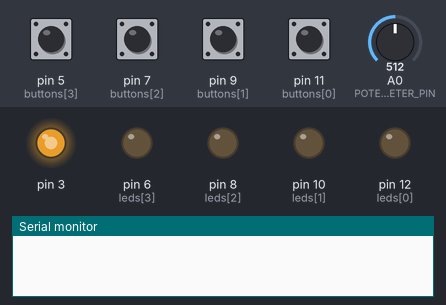
A sketch run on a simulated Arduino Uno, built with avr-gcc and run on an emulated ATmega328P. Parts: output pins drawn as LEDs (lit = HIGH), the last lines printed to the serial monitor. The test bench sets the inputs (shaded band); at power-on: pin 5 (buttons[3]), pin 7 (buttons[2]), pin 9 (buttons[1]), pin 11 (buttons[0]) LOW, A0 (POTENTIOMETER_PIN) = 512. Random numbers use the default seed unless the sketch sets one.

Above: at 1.26 s.
1.3 s: pin 11 (buttons[0]) pulled HIGH for 0.15 s
At 2.7 s:
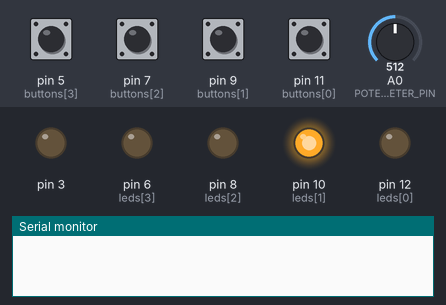
4.4 s: pin 5 (buttons[3]) pulled HIGH for 0.15 s
At 4.7 s:
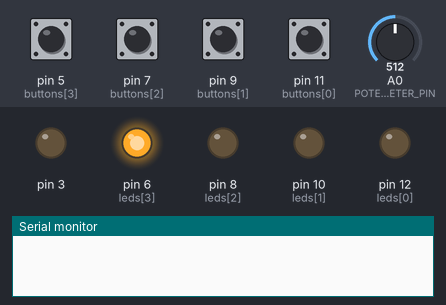
7.5 s: pin 9 (buttons[1]) pulled HIGH for 0.15 s
At 8.2 s:
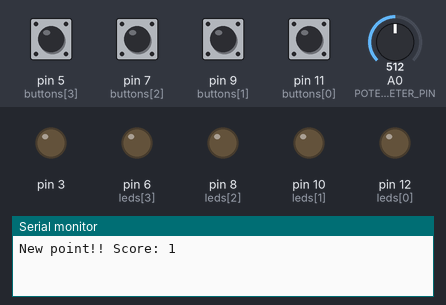
9.3 s: pin 5 (buttons[3]) pulsed HIGH 5 times (0.12 s each, 0.3 s apart)
Timing chart, 0 to 23.3 s (numbered marks = the images above; inputs shaded):
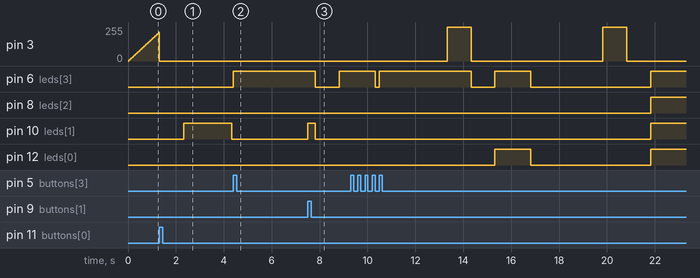

The sketch:

task1.ino
```cpp
#define LEDS 4
#define MAX_PENALTIES 3
#define POTENTIOMETER_PIN A0
#define DIFFICULTIES 4

#include <avr/sleep.h>
#include <stdbool.h>
#include <EnableInterrupt.h>
#include "User.h"
#include "FadingLed.h"

enum State { OFF,
             SHOWING_PATTERN,
             WAITING_USER_INPUT,
             GAME_OVER,
             SLEEP };

long prevts;
long ts;
bool penality;
int led_states[LEDS];
int user_input[LEDS];
int leds[LEDS] = { 12, 10, 8, 6 };
int buttons[LEDS] = { 11, 9, 7, 5 };
int decreasing_factors[DIFFICULTIES] = { 250, 500, 750, 1000 };
int pattern_time;
int user_input_time;
int decreasing_factor;

/*requires as parameters, in the following order
  - the pin in which the led is plugged
  - the step of brightness
  - how much delay between each step
*/
FadingLed debug_led(3, 5, 30);
State currentState;
User user;

void setup() {
  Serial.begin(9600);
  setup_hw();
  setup_current_state();
  randomSeed(analogRead(A0));
  decreasing_factor = decreasing_factors[getDifficulty()];
  pattern_time = 2000;
  user_input_time = 3500;
  penality = false;
  prevts = 0;
}

int getDifficulty() {
  return map(analogRead(POTENTIOMETER_PIN), 0, 1023, 0, 3);
}

void setup_hw() {
  //configuring game leds and buttons
  for (int i = 0; i < LEDS; i++) {
    //leds
    led_states[i] = 0;
    pinMode(leds[i], OUTPUT);
    //buttons
    user_input[i] = 0;
    pinMode(buttons[i], INPUT);
  }
  enableInterrupt(buttons[0], interrupt0Check, RISING);
  enableInterrupt(buttons[1], interrupt1Check, RISING);
  enableInterrupt(buttons[2], interrupt2Check, RISING);
  enableInterrupt(buttons[3], interrupt3Check, RISING);
}

void interrupt0Check() {
  interruptCheck(0);
}

void interrupt1Check() {
  interruptCheck(1);
}

void interrupt2Check() {
  interruptCheck(2);
}

void interrupt3Check() {
  interruptCheck(3);
}

void setup_current_state() {
  changeState(OFF);
}

void sleep_setup() {
  changeState(SLEEP);
  set_sleep_mode(SLEEP_MODE_PWR_DOWN);
  sleep_enable();
  sleep_mode();
}

void check_time() {
  ts = micros();
  if (ts - prevts > 10000000) {
    prevts = ts;
    debug_led.powerOff();
    sleep_setup();
  }
}

void handle_off_state() {
  check_time();
  debug_led.fading();
}

void blinking() {
  for (int i = 0; i < LEDS; i++) {
    led_states[i] = random(0, 2);
    analogWrite(leds[i], 0);
  }
  delay(1000);
  for (int i = 0; i < LEDS; i++) {
    analogWrite(leds[i], (led_states[i] == 0) ? 0 : 255);
  }
  delay(pattern_time);
  for (int i = 0; i < LEDS; i++) {
    analogWrite(leds[i], 0);
  }
  changeState(WAITING_USER_INPUT);
}

void changeState(State newState) {
  currentState = newState;
}

void waiting_user_input() {
  changeState(GAME_OVER);
  delay(user_input_time);
}

void check_penality() {
  if (user.getPenalties() >= MAX_PENALTIES) {
    Serial.print("Game over!! Final Score: ");
    Serial.println(user.getCurrentScore());
    user.resetPenalties();
    user.resetScore();
    prevts = micros();
    changeState(OFF);
  }
}
void add_penality() {
  user.addPenalty();
  debug_led.powerOn();
  delay(1000);
  debug_led.powerOff();
  check_penality();
}

void check_result() {
  changeState(SHOWING_PATTERN);
  if (memcmp(led_states, user_input, LEDS) == 0 && penality == false) {
    user.incrementScore();
    pattern_time -= decreasing_factor;
    user_input_time -= decreasing_factor;
    Serial.print("New point!! Score: ");
    Serial.println(user.getCurrentScore());
  } else {
    Serial.println("Penalty!");
    add_penality();
  }
  for (int i = 0; i < LEDS; i++) {
    user_input[i] = 0;
  }
  penality = false;
}

void interruptCheck(int n) {
  switch (currentState) {
    case OFF:
      if (n == 0) {
        debug_led.powerOff();
        changeState(SHOWING_PATTERN);
      }
      break;
    case SHOWING_PATTERN:
      penality = true;
      break;
    case WAITING_USER_INPUT:
      break;
    case GAME_OVER:
      analogWrite(leds[n], 255);
      user_input[n] = 1;
      break;
    case SLEEP:
      sleep_disable();
      changeState(OFF);
      break;
    default:
      break;
  }
}

void loop() {
  switch (currentState) {
    case OFF:
      handle_off_state();
      break;
    case SHOWING_PATTERN:
      blinking();
      break;
    case WAITING_USER_INPUT:
      waiting_user_input();
      break;
    case GAME_OVER:
      check_result();
      break;
    case SLEEP:
      break;
    default:
      handle_off_state();
      break;
  }
}
```

FadingLed.cpp
```cpp
#include "Arduino.h"
#include "FadingLed.h"

#define HIGH 255
#define LOW 0

FadingLed::FadingLed(uint8_t pin, uint8_t fadeAmount, uint32_t delayTime)
{
    pinMode(pin, OUTPUT);
    _pin = pin;
    _fadeAmount = fadeAmount;
    _delay = delayTime;
    _currentBrightness = 0;
}

void FadingLed::fading()
{
    analogWrite(_pin, _currentBrightness);
    _currentBrightness += _fadeAmount;
    if(_currentBrightness <= LOW || _currentBrightness >= HIGH) {
        _fadeAmount = -_fadeAmount;
    }
    delay(_delay);
}

void FadingLed::powerOn()
{
    analogWrite(_pin, HIGH);
}

void FadingLed::powerOff()
{
    analogWrite(_pin, LOW);
}
```

FadingLed.h
```cpp
/*
  FadingLed.h - Library for encapsulating a fading led implementation.
  Created by Eleonora Falconi, Alesja Delja, Riccardo Fiorani, Mattia Panni. October 13, 2022.
  Released into the public domain.
*/
#ifndef FADING_LED_H
#define FADING_LED_H

#include "Arduino.h"
#include <inttypes.h>

class FadingLed
{
    public:
        FadingLed(uint8_t pin, uint8_t fadeAmount, uint32_t delayTime);
        void fading();
        void powerOn();
        void powerOff();
    private:
        uint8_t _pin;
        uint8_t _fadeAmount;
        uint32_t _delay;
        uint8_t _currentBrightness;
};

#endif
```

User.cpp
```cpp
#include "Arduino.h"
#include "User.h"

User::User()
{
    _currentScore = 0;
    _penalties = 0;
}

int User::getPenalties()
{
    return _penalties;
}

int User::getCurrentScore()
{
    return _currentScore;
}

void User::addPenalty()
{
    _penalties++;
}

void User::incrementScore()
{
    _currentScore++;
}

void User::resetPenalties()
{
    _penalties = 0;
}

void User::resetScore()
{
    _currentScore = 0;
}
```

User.h
```cpp
/*
  User.h - Library for user statistics handling.
  Created by Eleonora Falconi, Alesja Delja, Riccardo Fiorani, Mattia Panni. October 13, 2022.
  Released into the public domain.
*/
#ifndef USER_H
#define USER_H

#include "Arduino.h"

class User
{
  public:
    User();
    int getPenalties();
    int getCurrentScore();
    void addPenalty();
    void incrementScore();
    void resetPenalties();
    void resetScore();
  private:
    int _currentScore;
    int _penalties;
};

#endif
```

Measured:
- after the input at 1.3 s, pin 10 (leds[1]): LOW → HIGH after 1.0 s, → LOW 2.0 s later
- after the input at 4.4 s, pin 6 (leds[3]): LOW → HIGH at once
- after the input at 7.5 s, pin 10 (leds[1]): LOW → HIGH at once, → LOW 0.32 s later
- by itself, pin 3: alternates 255/255 for 1.0 s and 0/255 for 5.5 s
